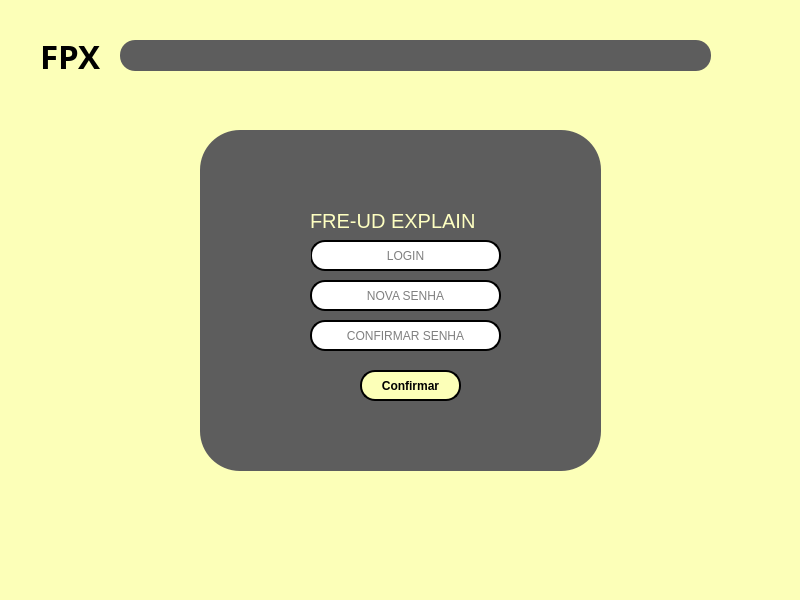
<?xml version="1.0" encoding="UTF-8"?>
<ui version="4.0">
 <class>MainWindow</class>
 <widget class="QMainWindow" name="MainWindow">
  <property name="geometry">
   <rect>
    <x>0</x>
    <y>0</y>
    <width>800</width>
    <height>600</height>
   </rect>
  </property>
  <property name="windowTitle">
   <string>MainWindow</string>
  </property>
  <property name="styleSheet">
   <string notr="true">background-color: rgb(254, 255, 193);
background-color: rgb(252, 255, 184);</string>
  </property>
  <widget class="QWidget" name="centralwidget">
   <widget class="QFrame" name="frame_2">
    <property name="geometry">
     <rect>
      <x>200</x>
      <y>130</y>
      <width>401</width>
      <height>341</height>
     </rect>
    </property>
    <property name="styleSheet">
     <string notr="true">background-color: rgb(93, 93, 93);
border-radius: 40px;
border-style: outset;
border- width: 4px;</string>
    </property>
    <property name="frameShape">
     <enum>QFrame::StyledPanel</enum>
    </property>
    <property name="frameShadow">
     <enum>QFrame::Raised</enum>
    </property>
    <widget class="QPushButton" name="pushButton_2">
     <property name="geometry">
      <rect>
       <x>160</x>
       <y>240</y>
       <width>101</width>
       <height>31</height>
      </rect>
     </property>
     <property name="font">
      <font>
       <weight>75</weight>
       <bold>true</bold>
      </font>
     </property>
     <property name="mouseTracking">
      <bool>true</bool>
     </property>
     <property name="styleSheet">
      <string notr="true">background-color: rgb(252, 255, 184);
border-style: outset;
border-width: 2px;
border-radius: 15px;
border-color: black;
</string>
     </property>
     <property name="text">
      <string>Confirmar</string>
     </property>
    </widget>
    <widget class="QLineEdit" name="lineEdit">
     <property name="geometry">
      <rect>
       <x>110</x>
       <y>110</y>
       <width>191</width>
       <height>31</height>
      </rect>
     </property>
     <property name="styleSheet">
      <string notr="true">background-color: rgb(255, 255, 255);
border-style: outset;
border-width: 2px;
border-radius: 15px;
border-color: black;</string>
     </property>
     <property name="alignment">
      <set>Qt::AlignCenter</set>
     </property>
     <property name="placeholderText">
      <string>LOGIN</string>
     </property>
     <property name="cursorMoveStyle">
      <enum>Qt::LogicalMoveStyle</enum>
     </property>
    </widget>
    <widget class="QLineEdit" name="lineEdit_2">
     <property name="geometry">
      <rect>
       <x>110</x>
       <y>150</y>
       <width>191</width>
       <height>31</height>
      </rect>
     </property>
     <property name="styleSheet">
      <string notr="true">background-color: rgb(255, 255, 255);
border-style: outset;
border-width: 2px;
border-radius: 15px;
border-color: black;</string>
     </property>
     <property name="echoMode">
      <enum>QLineEdit::Password</enum>
     </property>
     <property name="alignment">
      <set>Qt::AlignCenter</set>
     </property>
     <property name="placeholderText">
      <string>NOVA SENHA</string>
     </property>
    </widget>
    <widget class="QLabel" name="label_2">
     <property name="geometry">
      <rect>
       <x>110</x>
       <y>80</y>
       <width>211</width>
       <height>21</height>
      </rect>
     </property>
     <property name="font">
      <font>
       <pointsize>15</pointsize>
      </font>
     </property>
     <property name="styleSheet">
      <string notr="true">color: rgb(254, 255, 193);</string>
     </property>
     <property name="text">
      <string>FRE-UD EXPLAIN</string>
     </property>
    </widget>
    <widget class="QLabel" name="label_4">
     <property name="geometry">
      <rect>
       <x>70</x>
       <y>150</y>
       <width>31</width>
       <height>41</height>
      </rect>
     </property>
     <property name="text">
      <string/>
     </property>
     <property name="pixmap">
      <pixmap>../../Downloads/simbolo-de-cadeado-para-interface-de-seguranca (2).png</pixmap>
     </property>
    </widget>
    <widget class="QLabel" name="label_5">
     <property name="geometry">
      <rect>
       <x>70</x>
       <y>100</y>
       <width>41</width>
       <height>41</height>
      </rect>
     </property>
     <property name="text">
      <string/>
     </property>
     <property name="pixmap">
      <pixmap>../../Downloads/login.png</pixmap>
     </property>
    </widget>
    <widget class="QLineEdit" name="lineEdit_3">
     <property name="geometry">
      <rect>
       <x>110</x>
       <y>190</y>
       <width>191</width>
       <height>31</height>
      </rect>
     </property>
     <property name="styleSheet">
      <string notr="true">background-color: rgb(255, 255, 255);
border-style: outset;
border-width: 2px;
border-radius: 15px;
border-color: black;</string>
     </property>
     <property name="echoMode">
      <enum>QLineEdit::Password</enum>
     </property>
     <property name="alignment">
      <set>Qt::AlignCenter</set>
     </property>
     <property name="placeholderText">
      <string>CONFIRMAR SENHA</string>
     </property>
    </widget>
    <widget class="QLabel" name="label_3">
     <property name="geometry">
      <rect>
       <x>100</x>
       <y>290</y>
       <width>221</width>
       <height>20</height>
      </rect>
     </property>
     <property name="font">
      <font>
       <pointsize>10</pointsize>
       <italic>true</italic>
      </font>
     </property>
     <property name="styleSheet">
      <string notr="true">color: rgb(255, 255, 255);</string>
     </property>
     <property name="text">
      <string/>
     </property>
     <property name="alignment">
      <set>Qt::AlignCenter</set>
     </property>
    </widget>
   </widget>
   <widget class="QFrame" name="frame">
    <property name="geometry">
     <rect>
      <x>120</x>
      <y>40</y>
      <width>591</width>
      <height>31</height>
     </rect>
    </property>
    <property name="styleSheet">
     <string notr="true">background-color: rgb(93, 93, 93);
border-radius: 15px;
border-style: outset;
border- width: 2px;</string>
    </property>
    <property name="frameShape">
     <enum>QFrame::StyledPanel</enum>
    </property>
    <property name="frameShadow">
     <enum>QFrame::Raised</enum>
    </property>
   </widget>
   <widget class="QLabel" name="label">
    <property name="geometry">
     <rect>
      <x>40</x>
      <y>40</y>
      <width>71</width>
      <height>31</height>
     </rect>
    </property>
    <property name="font">
     <font>
      <family>Arial Black</family>
      <pointsize>25</pointsize>
      <weight>75</weight>
      <bold>true</bold>
     </font>
    </property>
    <property name="text">
     <string>FPX</string>
    </property>
   </widget>
  </widget>
  <widget class="QMenuBar" name="menubar">
   <property name="geometry">
    <rect>
     <x>0</x>
     <y>0</y>
     <width>800</width>
     <height>26</height>
    </rect>
   </property>
  </widget>
  <widget class="QStatusBar" name="statusbar"/>
 </widget>
 <resources/>
 <connections/>
</ui>
